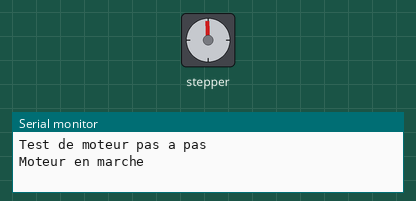
Bench run of a sketch on a simulated Arduino Uno, built with avr-gcc and run on an emulated ATmega328P. Shown: stepper motor, the last lines printed to the serial monitor. Stepper angles assume 2048 steps per turn.

Above: at 0.05 s.
At 1.3 s:
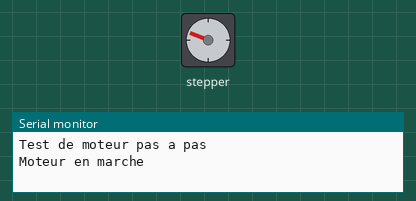
At 2.6 s:
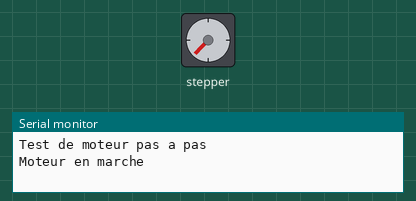
At 5.15 s:
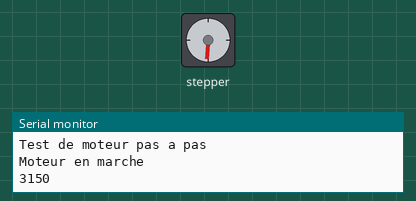
Timing chart, 0 to 6.7 s (numbered marks = the images above):
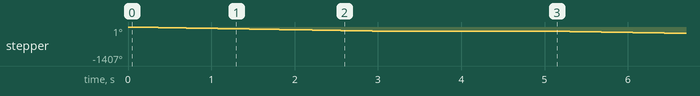

Measured:
- by itself, stepper: turns 176° counter-clockwise in 3.1 s, repeating every 5.2 s

The sketch:

28by48.ino
```cpp
 #include <Stepper.h>
 #define STEPS 64


  Stepper small_stepper(STEPS, 8, 10, 9, 11);     // Sens horaire


  int  Steps2Take = 0;  //Nombre de pas de rotation demandé au moteur
  long temps =0;          //Durée de rotation pour un tour


void setup()
 {
  Serial.begin(9600);     // 9600 bps
  Serial.println("Test de moteur pas a pas");
  }

void loop()
  {
  Serial.println("Moteur en marche ");
  small_stepper.setSpeed(300); //Vitesse de 300 (max) réduire ce chiffre pour un mouvement plus lent

  Steps2Take  = -1000;  // Une rotation complète avec 2048 pas (1 tour environ 4.5sec)
  temps = millis();
  small_stepper.step(Steps2Take);  //Ca tourne
  temps =  millis()- temps ;  //Chronomètre un rour complet  6.236 sec par tour à vitesse 200
  Serial.println(temps);      //Affiche le temps (en ms) pour un tour complet
  delay(2000);  //pause


 }
```
